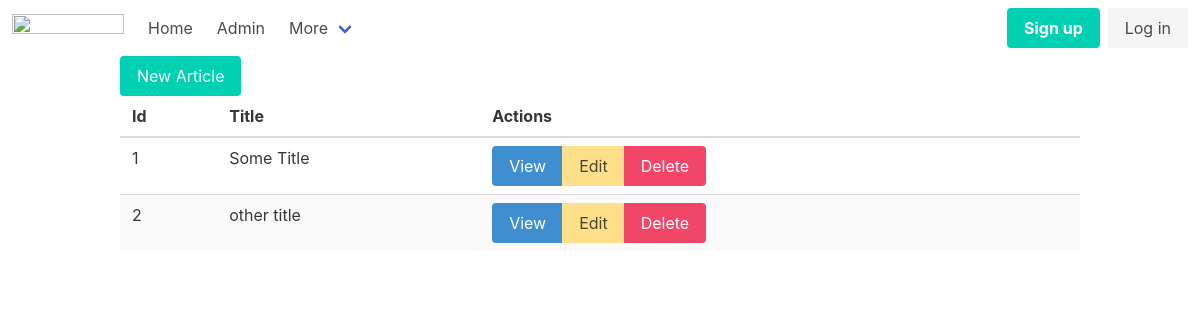
Page /admin/articles on the earlier database version.
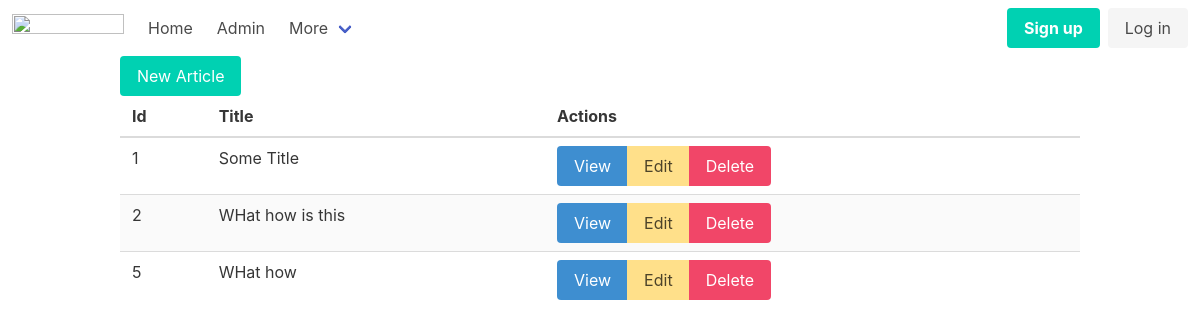
Same page on the later database version.
### tables this page shows
CREATE TABLE "articles"
(
    id    integer
        primary key autoincrement,
    title text,
    body  text
);

### helpers.php (called while the page is built)
<?php
function view($viewName, $vars = []){
    extract($vars);
    include __DIR__ . "/views/$viewName.php";
}

### src/Controllers/ArticlesController.php (called while the page is built, shortened)
<?php
class ArticlesController {
    public function index(){
        $articles = Article::all();
        view('articles/index', compact('articles'));
    }
}

### src/DB.php (called while the page is built, shortened)
<?php
class DB {
    private $conn;
    public function __construct(){
        try {
            $this->conn = new PDO("sqlite:db.sqlite");
            $this->conn->setAttribute(PDO::ATTR_ERRMODE, PDO::ERRMODE_EXCEPTION);
        } catch(PDOException $e) {
            echo "Connection failed: " . $e->getMessage();
        }
    }
    public function all($table, $class){
        $stmt = $this->conn->prepare("SELECT * FROM $table");
        $stmt->execute();
        return $stmt->fetchAll();
    }
}

### src/Models/Model.php (called while the page is built, shortened)
<?php
class Model {
    public static $table;
    public static function all(){
        $db = new DB();
        return $db -> all(static::$table, static::class);
    }
}

### views/articles/index.php (the view)
<?php include __DIR__ . '/../partials/header.php' ?>
    <div class="container">
        <a href="/admin/articles/new" class="button is-primary">New Article</a>
        <table class="table is-striped is-fullwidth">
        <thead>
            <th>
                Id
            </th>
            <th>
                Title
            </th>
            <th>
                Actions
            </th>
        </thead>
                <tbody>
                    <?php foreach ($articles as $article):?>
                    <tr>
                        <td><?=$article->id?></td>
                        <td><?=$article->title?></td>
                        <td>
                            <div class="buttons has-addons">
                                <a class="button is-info" href="/admin/articles/view?id=<?=$article->id?>">View</a>
                                <a class="button is-warning" href="/admin/articles/edit?id=<?=$article->id?>">Edit</a>
                                <a class="button is-danger" href="/admin/articles/delete?id=<?=$article->id?>">Delete</a>
                            </div>
                        </td>
                    </tr>
                    <?php endforeach; ?>
                </tbody>
            </table>
    </div>
<?php include __DIR__ . '/../partials/footer.php' ?>

### views/partials/nav.php (shortened to what this page needs)
<nav class="navbar" role="navigation" aria-label="main navigation">
  <div class="navbar-brand">
    <a class="navbar-item" href="/">
      <img src="https://bulma.io/images/bulma-logo.png" width="112" height="28">
    </a>
  </div>
  <div id="navbarBasicExample" class="navbar-menu">
    <div class="navbar-start">
      <a class="navbar-item" href="/">
        Home
      </a>
      <a class="navbar-item" href="/admin/articles">
        Admin
      </a>
      <div class="navbar-item has-dropdown is-hoverable">
        <a class="navbar-link">
          More
        </a>
      </div>
    </div>
    <div class="navbar-end">
      <div class="navbar-item">
        <div class="buttons">
          <a class="button is-primary" href="/register">
            <strong>Sign up</strong>
          </a>
          <a class="button is-light" href="/login">
            Log in
          </a>
        </div>
      </div>
    </div>
  </div>
</nav>

Differences in the rows shown:
changed articles id 2: title "other title" → "WHat how is this"
added articles: id "5", title "WHat how"
